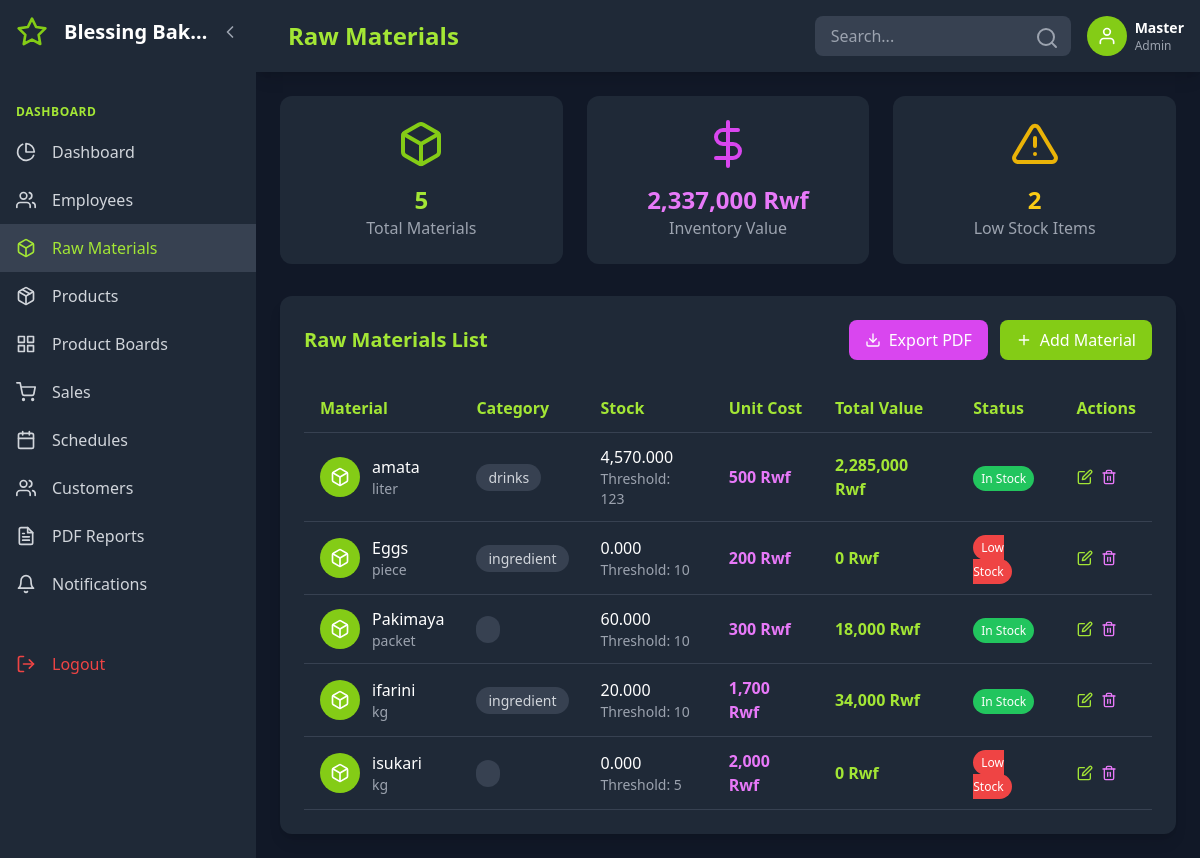
/?page=raw_materials (signed in), run on the app's committed database.
### tables this page shows
CREATE TABLE `system_settings` (
  `id` int(11) NOT NULL,
  `business_name` varchar(255) DEFAULT 'Bakery Management System',
  `currency` varchar(10) DEFAULT 'Frw',
  `timezone` varchar(50) DEFAULT 'Africa/Kigali',
  `date_format` varchar(20) DEFAULT 'Y-m-d',
  `low_stock_threshold` int(11) DEFAULT 10,
  `updated_at` datetime DEFAULT current_timestamp() ON UPDATE current_timestamp()
);

CREATE TABLE `raw_materials` (
  `id` int(11) NOT NULL,
  `name` varchar(150) NOT NULL,
  `unit` varchar(20) DEFAULT NULL,
  `category` varchar(100) DEFAULT NULL,
  `unit_cost` decimal(10,4) DEFAULT 0.0000,
  `stock_quantity` decimal(12,3) DEFAULT 0.000,
  `low_threshold` decimal(12,3) DEFAULT 0.000,
  `supplier_id` int(11) DEFAULT NULL,
  `last_purchase_date` datetime DEFAULT NULL,
  `created_at` datetime DEFAULT current_timestamp()
);

### app/controllers/raw_materials.php (the view, shortened to what the rows shown need)
<?php
$mats = $pdo->query('SELECT * FROM raw_materials ORDER BY created_at DESC')->fetchAll();
?>
<div class="bg-gray-800 rounded-xl p-6 shadow-lg">
    <div class="overflow-x-auto">
        <table class="w-full">
            <thead>
                <tr class="border-b border-gray-700">
                    <th class="text-left py-3 px-4 text-lime-400">Material</th>
                    <th class="text-left py-3 px-4 text-lime-400">Category</th>
                    <th class="text-left py-3 px-4 text-lime-400">Stock</th>
                    <th class="text-left py-3 px-4 text-lime-400">Unit Cost</th>
                    <th class="text-left py-3 px-4 text-lime-400">Total Value</th>
                    <th class="text-left py-3 px-4 text-lime-400">Status</th>
                    <th class="text-left py-3 px-4 text-lime-400">Actions</th>
                </tr>
            </thead>
            <tbody id="materialsTableBody">
                <?php foreach($mats as $m):
                    $total_value = $m['unit_cost'] * $m['stock_quantity'];
                    $is_low_stock = $m['stock_quantity'] <= $m['low_threshold'];
                    $status_color = $is_low_stock ? 'red' : 'green';
                    $status_text = $is_low_stock ? 'Low Stock' : 'In Stock';
                ?>
                <tr class="border-b border-gray-700 hover:bg-gray-700" data-material-id="<?= $m['id'] ?>">
                    <td class="py-3 px-4">
                        <div class="flex items-center space-x-3">
                            <div class="w-10 h-10 bg-lime-500 rounded-full flex items-center justify-center">
                                <i data-feather="box" class="w-5 h-5 text-white"></i>
                            </div>
                            <div>
                                <p class="font-medium"><?= htmlspecialchars($m['name']) ?></p>
                                <p class="text-gray-400 text-sm"><?= htmlspecialchars($m['unit']) ?></p>
                            </div>
                        </div>
                    </td>
                    <td class="py-3 px-4">
                        <span class="bg-gray-700 text-gray-300 px-3 py-1 rounded-full text-sm">
                            <?= htmlspecialchars($m['category'] ?? 'Uncategorized') ?>
                        </span>
                    </td>
                    <td class="py-3 px-4">
                        <div class="flex flex-col">
                            <span class="font-medium"><?= number_format($m['stock_quantity'], 3) ?></span>
                            <span class="text-gray-400 text-sm">Threshold: <?= number_format($m['low_threshold'], 0) ?></span>
                        </div>
                    </td>
                    <td class="py-3 px-4">
                        <span class="text-fuchsia-400 font-bold"><?= number_format($m['unit_cost'], 0) ?> Rwf</span>
                    </td>
                    <td class="py-3 px-4">
                        <span class="text-lime-400 font-bold"><?= number_format($total_value, 0) ?> Rwf</span>
                    </td>
                    <td class="py-3 px-4">
                        <span class="bg-<?= $status_color ?>-500 text-white px-2 py-1 rounded-full text-xs">
                            <?= $status_text ?>
                        </span>
                    </td>
                    <td class="py-3 px-4">
                        <div class="flex space-x-2">
                            <button class="edit-material text-lime-400 hover:text-lime-300" data-id="<?= $m['id'] ?>">
                                <i data-feather="edit" class="w-4 h-4"></i>
                            </button>
                            <button class="delete-material text-fuchsia-400 hover:text-fuchsia-300" data-id="<?= $m['id'] ?>">
                                <i data-feather="trash-2" class="w-4 h-4"></i>
                            </button>
                        </div>
                    </td>
                </tr>
                <?php endforeach; ?>
            </tbody>
        </table>
    </div>
</div>

### app/views/header.php (shortened to what the rows shown need)
<?php
    $user = $_SESSION['user_id'] ?? null;
    $user_role = $_SESSION['role'] ?? 'employee';
    $user_name = $_SESSION['username'] ?? 'User';
    $current_page = $_GET['page'] ?? 'dashboard';
    $theme = $_SESSION['theme'] ?? 'dark';
    $language = $_SESSION['language'] ?? 'en';
if ($user):
?>
<!DOCTYPE html>
<html lang="<?= htmlspecialchars($language) ?>" class="<?= $theme === 'dark' ? 'dark' : '' ?>">
<head>
    <script src="https://cdn.tailwindcss.com"></script>
</head>
<body class="<?= $theme === 'dark' ? 'bg-gray-900 text-white' : 'bg-gray-100 text-gray-900' ?> min-h-screen flex">
    <div id="sidebar" class="sidebar sidebar-expanded bg-gray-800 fixed h-full overflow-hidden z-50">
        <div class="p-4 flex items-center justify-between">
            <div class="flex items-center min-w-0">
                <i data-feather="star" class="text-lime-500 w-8 h-8 flex-shrink-0"></i>
                <span class="logo-text ml-4 text-xl font-bold truncate"><?php echo $conn->query("SELECT business_name FROM system_settings LIMIT 1")->fetchColumn(); ?></span>
            </div>
            <button id="sidebarToggle" class="text-gray-400 hover:text-white ml-2 flex-shrink-0">
                <i data-feather="chevron-left" class="w-5 h-5 sidebar-toggle-icon"></i>
            </button>
        </div>
        <nav class="mt-8">
            <?php if ($user_role === 'admin'): ?>
                <div class="px-4 py-2 text-xs font-semibold text-lime-400 uppercase tracking-wider">
                    <span class="nav-item-text"><?= t('dashboard') ?></span>
                </div>
                <a href="?page=dashboard" class="nav-item flex items-center px-4 py-3 text-gray-300 hover:bg-gray-700 hover:text-lime-400 transition-colors <?= $current_page === 'dashboard' ? 'bg-gray-700 text-lime-400' : '' ?>">
                    <i data-feather="pie-chart" class="w-5 h-5 flex-shrink-0"></i>
                    <span class="nav-item-text ml-4 truncate"><?= t('dashboard') ?></span>
                </a>
                <a href="?page=employees" class="nav-item flex items-center px-4 py-3 text-gray-300 hover:bg-gray-700 hover:text-lime-400 transition-colors <?= $current_page === 'employees' ? 'bg-gray-700 text-lime-400' : '' ?>">
                    <i data-feather="users" class="w-5 h-5 flex-shrink-0"></i>
                    <span class="nav-item-text ml-4 truncate"><?= t('employees') ?></span>
                </a>
                <a href="?page=raw_materials" class="nav-item flex items-center px-4 py-3 text-gray-300 hover:bg-gray-700 hover:text-lime-400 transition-colors <?= $current_page === 'raw_materials' ? 'bg-gray-700 text-lime-400' : '' ?>">
                    <i data-feather="box" class="w-5 h-5 flex-shrink-0"></i>
                    <span class="nav-item-text ml-4 truncate"><?= t('raw_materials') ?></span>
                </a>
                <a href="?page=products" class="nav-item flex items-center px-4 py-3 text-gray-300 hover:bg-gray-700 hover:text-lime-400 transition-colors <?= $current_page === 'products' ? 'bg-gray-700 text-lime-400' : '' ?>">
                    <i data-feather="package" class="w-5 h-5 flex-shrink-0"></i>
                    <span class="nav-item-text ml-4 truncate"><?= t('products') ?></span>
                </a>
                <a href="?page=product_boards" class="nav-item flex items-center px-4 py-3 text-gray-300 hover:bg-gray-700 hover:text-lime-400 transition-colors <?= $current_page === 'product_boards' ? 'bg-gray-700 text-lime-400' : '' ?>">
                    <i data-feather="grid" class="w-5 h-5 flex-shrink-0"></i>
                    <span class="nav-item-text ml-4 truncate"><?= t('product_boards') ?></span>
                </a>
                <a href="?page=suppliers" class="nav-item flex items-center px-4 py-3 text-gray-300 hover:bg-gray-700 hover:text-fuchsia-400 transition-colors <?= $current_page === 'sales' ? 'bg-gray-700 text-fuchsia-400' : '' ?>">
                    <i data-feather="shopping-cart" class="w-5 h-5 flex-shrink-0"></i>
                    <span class="nav-item-text ml-4 truncate"><?= t('sales') ?></span>
                <a href="?page=schedules" class="nav-item flex items-center px-4 py-3 text-gray-300 hover:bg-gray-700 hover:text-lime-400 transition-colors <?= $current_page === 'schedules' ? 'bg-gray-700 text-lime-400' : '' ?>">
                    <i data-feather="calendar" class="w-5 h-5 flex-shrink-0"></i>
                    <span class="nav-item-text ml-4 truncate"><?= t('schedules') ?></span>
                </a>
                <a href="?page=customers" class="nav-item flex items-center px-4 py-3 text-gray-300 hover:bg-gray-700 hover:text-lime-400 transition-colors <?= $current_page === 'customers' ? 'bg-gray-700 text-lime-400' : '' ?>">
                    <i data-feather="users" class="w-5 h-5 flex-shrink-0"></i>
                    <span class="nav-item-text ml-4 truncate"><?= t('customers') ?></span>
                </a>
                <a href="?page=admin_reports" class="nav-item flex items-center px-4 py-3 text-gray-300 hover:bg-gray-700 hover:text-lime-400 transition-colors <?= $current_page === 'admin_reports' ? 'bg-gray-700 text-lime-400' : '' ?>">
                    <i data-feather="file-text" class="w-5 h-5 flex-shrink-0"></i>
                    <span class="nav-item-text ml-4 truncate"><?= t('admin_reports') ?></span>
                </a>
                <a href="?page=notifications" class="nav-item flex items-center px-4 py-3 text-gray-300 hover:bg-gray-700 hover:text-lime-400 transition-colors <?= $current_page === 'notifications' ? 'bg-gray-700 text-lime-400' : '' ?>">
                    <i data-feather="bell" class="w-5 h-5 flex-shrink-0"></i>
                    <span class="nav-item-text ml-4 truncate"><?= t('notifications') ?></span>
                </a>
            <?php endif; ?>
            <a href="?page=logout" class="nav-item flex items-center px-4 py-3 text-red-500 hover:bg-gray-700 hover:text-red-400 transition-colors mt-8">
                <i data-feather="log-out" class="w-5 h-5 flex-shrink-0"></i>
                <span class="nav-item-text ml-4 truncate"><?= t('logout') ?></span>
            </a>
        </nav>
    </div>
    <div id="mainContent" class="main-content main-expanded flex-1 transition-all duration-300">
        <header class="bg-gray-800 shadow-lg p-4 flex justify-between items-center">
            <div class="flex items-center space-x-4">
                <h1 class="text-2xl font-bold text-lime-400 capitalize"><?= str_replace('_', ' ', $current_page) ?></h1>
            </div>
            <div class="flex items-center space-x-4">
                <div class="relative hidden md:block">
                    <input type="text" placeholder="Search..." class="bg-gray-700 text-white px-4 py-2 rounded-lg focus:outline-none focus:ring-2 focus:ring-lime-500 w-64">
                    <i data-feather="search" class="absolute right-3 top-2.5 text-gray-400"></i>
                </div>
                <div class="flex items-center space-x-2">
                    <a href="?page=settings">
                        <div class="w-10 h-10 <?= $user_role === 'admin' ? 'bg-lime-500' : 'bg-fuchsia-500' ?> rounded-full flex items-center justify-center">
                            <i data-feather="user" class="w-5 h-5 text-white"></i>
                        </div>
                    </a>
                    <div class="hidden sm:block">
                        <p class="text-white font-semibold text-sm"><?= htmlspecialchars($user_name) ?></p>
                        <p class="text-gray-400 text-xs capitalize"><?= htmlspecialchars($user_role) ?></p>
                    </div>
                </div>
            </div>
        </header>
        <main class="p-6">
<?php else: ?>
<?php endif; ?>

### data on the page
system_settings: business_name "Blessing Bak…"
raw_materials: name "amata", unit "liter", category "drinks", stock_quantity "4,570.000", low_threshold "123", unit_cost "500", total_value "2,285,000", status_text "In Stock"
raw_materials: name "Eggs", unit "piece", category "ingredient", stock_quantity "0.000", low_threshold "10", unit_cost "200", total_value "0", status_text "Low Stock"
raw_materials: name "Pakimaya", unit "packet", stock_quantity "60.000", low_threshold "10", unit_cost "300", total_value "18,000", status_text "In Stock"
raw_materials: name "ifarini", unit "kg", category "ingredient", stock_quantity "20.000", low_threshold "10", unit_cost "1,700", total_value "34,000", status_text "In Stock"
raw_materials: name "isukari", unit "kg", stock_quantity "0.000", low_threshold "5", unit_cost "2,000", total_value "0", status_text "Low Stock"

### other printed values
t('dashboard') "DASHBOARD"
t('dashboard') "Dashboard"
t('employees') "Employees"
t('raw_materials') "Raw Materials"
t('products') "Products"
t('product_boards') "Product Boards"
t('sales') "Sales"
t('schedules') "Schedules"
t('customers') "Customers"
t('admin_reports') "PDF Reports"
t('notifications') "Notifications"
t('logout') "Logout"
str_replace('_', ' ', $current_page) "Raw Materials"
$user_name "Master"
$user_role "Admin"
